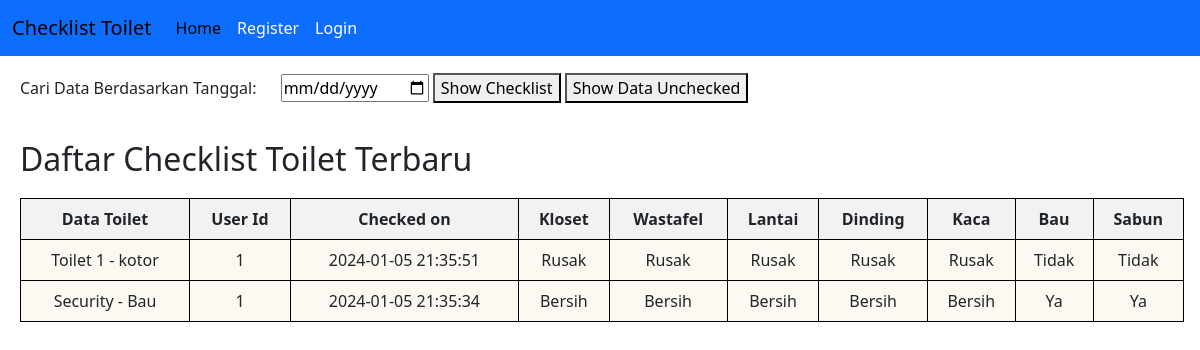
The page / on the database its author committed.
### tables this page shows
CREATE TABLE `checklist` (
  `id` int(11) NOT NULL,
  `tanggal` datetime DEFAULT NULL,
  `toilet_id` int(11) NOT NULL,
  `users_id` int(11) NOT NULL,
  `kloset` tinyint(1) DEFAULT NULL,
  `wastafel` tinyint(1) DEFAULT NULL,
  `lantai` tinyint(1) DEFAULT NULL,
  `dinding` tinyint(1) DEFAULT NULL,
  `kaca` int(1) DEFAULT NULL,
  `bau` int(1) DEFAULT NULL,
  `sabun` int(1) DEFAULT NULL
);

CREATE TABLE `toilet` (
  `id` int(11) NOT NULL,
  `lokasi` varchar(45) DEFAULT NULL,
  `keterangan` varchar(45) DEFAULT NULL
);

### components/datatoilet.php (the view, shortened to what this page needs)
<?php
include("./api/config.php");
$toiletSql = "SELECT * FROM toilet";
$toiletStmt = $db->query($toiletSql);
$toilets = $toiletStmt->fetchAll(PDO::FETCH_ASSOC);
?>
<!DOCTYPE html>
<html lang="en">
<head>
</head>
<body>
    <?php
    if ($_SERVER["REQUEST_METHOD"] == "POST") {
        $selectedDate = $_POST["selected_date"];
        $selectedDate = filter_var($selectedDate, FILTER_SANITIZE_STRING);
        $checklistSql = "SELECT c.*, t.lokasi, u.name as name_users FROM checklist c
                        JOIN toilet t ON c.toilet_id = t.id
                        JOIN users u ON c.users_id = u.id
                        WHERE DATE(c.tanggal) = :selectedDate
                        ORDER BY c.tanggal DESC";
        $checklistStmt = $db->prepare($checklistSql);
        $checklistStmt->bindParam(":selectedDate", $selectedDate);
        $checklistStmt->execute();
        $checklists = $checklistStmt->fetchAll(PDO::FETCH_ASSOC);
        if (!empty($checklists)) {
            echo'<h2>Data Toilet Sudah Dichecklist</h2>';
            echo '<table border="1">';
            echo '<tr>';
            echo '<th>Data Toilet</th>';
            echo '<th>User Id</th>';
            echo '<th>Checked on</th>';
            echo '<th>Kloset</th>';
            echo '<th>Wastafel</th>';
            echo '<th>Lantai</th>';
            echo '<th>Dinding</th>';
            echo '<th>Kaca</th>';
            echo '<th>Bau</th>';
            echo '<th>Sabun</th>';
            echo '</tr>';
            foreach ($checklists as $checklistData) {
                echo '<tr>';
                $filteredToilets = array_filter($toilets, function($toilet) use ($checklistData) {
                    return $toilet['id'] == $checklistData['toilet_id'];
                });
                if (!empty($filteredToilets)) {
                    $toilet = reset($filteredToilets);
                    echo "<td>{$toilet['lokasi']} - {$toilet['keterangan']}</td>";
                } else {
                    echo "No toilet data available.";
                }
                echo "<td>{$checklistData['users_id']}</td>";
                echo "<td> " . (isset($checklistData['tanggal']) ? $checklistData['tanggal'] : 'No date available.') . "</td>";
                $fields = ['kloset', 'wastafel', 'lantai', 'dinding', 'kaca'];
                foreach ($fields as $field) {
                    echo "<td>";
                    switch ($checklistData[$field]) {
                        case 1:
                            echo 'Bersih';
                            break;
                        case 2:
                            echo 'Kotor';
                            break;
                        case 3:
                            echo 'Rusak';
                            break;
                        default:
                            echo 'Unknown Option';
                    }
                    echo "</td>";
                }
                $alat = ['bau', 'sabun'];
                foreach ($alat as $alat){
                    echo "<td>";
                    switch ($checklistData[$alat]) {
                        case 1:
                            echo 'Ya';
                            break;
                        case 2:
                            echo 'Tidak';
                            break;
                        default:
                            echo 'Unknown Option';
                    }
                    echo "</td>";
                }
            }
            echo '</table>';
        }
    } else {
        echo '<form method="post" action="' . htmlspecialchars($_SERVER["PHP_SELF"]) . '">
                <label for="selected_date">Cari Data Berdasarkan Tanggal:</label>
                <input type="date" id="selected_date" name="selected_date">
                <button type="submit">Show Checklist</button>
                <button type="submit" name="show_unchecked">Show Data Unchecked</button>
              </form>';
        $latestChecklistSql = "SELECT c.*, t.lokasi, u.name as name_users FROM checklist c
                               JOIN toilet t ON c.toilet_id = t.id
                               JOIN users u ON c.users_id = u.id
                               WHERE (toilet_id, tanggal) IN (
                                SELECT toilet_id, MAX(tanggal) as max_date
                                FROM checklist
                                GROUP BY toilet_id
                               )
                               ORDER BY c.tanggal DESC";
        $latestChecklistStmt = $db->query($latestChecklistSql);
        $latestChecklists = $latestChecklistStmt->fetchAll(PDO::FETCH_ASSOC);
        if (!empty($latestChecklists)) {
            echo '<h2>Daftar Checklist Toilet Terbaru </h2>';
            echo '<table border="1">';
            echo '<tr>';
            echo '<th>Data Toilet</th>';
            echo '<th>User Id</th>';
            echo '<th>Checked on</th>';
            echo '<th>Kloset</th>';
            echo '<th>Wastafel</th>';
            echo '<th>Lantai</th>';
            echo '<th>Dinding</th>';
            echo '<th>Kaca</th>';
            echo '<th>Bau</th>';
            echo '<th>Sabun</th>';
            echo '</tr>';
            foreach ($latestChecklists as $latestChecklistData) {
                echo '<tr>';
                $toiletInfo = '';
                $filteredToilets = array_filter($toilets, function($toilet) use ($latestChecklistData) {
                    return $toilet['id'] == $latestChecklistData['toilet_id'];
                });
                if (!empty($filteredToilets)) {
                    $toilet = reset($filteredToilets);
                    $toiletInfo = "<li>{$toilet['lokasi']} - {$toilet['keterangan']}</li>";
                } else {
                    $toiletInfo = "No toilet data available.";
                }
                echo "<td>{$toiletInfo}</td>";
                echo "<td>{$latestChecklistData['users_id']}</td>";
                echo "<td>" . (isset($latestChecklistData['tanggal']) ? $latestChecklistData['tanggal'] : 'No date available.') . "</td>";
                $fields = ['kloset', 'wastafel', 'lantai', 'dinding', 'kaca'];
                foreach ($fields as $field) {
                    echo "<td>";
                    switch ($latestChecklistData[$field]) {
                        case 1:
                            echo 'Bersih';
                            break;
                        case 3:
                            echo 'Rusak';
                            break;
                    }
                    echo "</td>";
                }
                $alat = ['bau', 'sabun'];
                foreach ($alat as $alat){
                    echo "<td>";
                    switch ($latestChecklistData[$alat]) {
                        case 1:
                            echo 'Ya';
                            break;
                        case 2:
                            echo 'Tidak';
                            break;
                    }
                    echo "</td>";
                }
                echo '</tr>';
            }
            echo '</table>';
        } else {
            echo "No checklist data available.";
        }
    }
    ?>
</body>
</html>

### index.php (shortened to what this page needs)
<!DOCTYPE html>
<html lang="en">
<link rel="stylesheet" href="./style/index.css">
<head>
</head>
<body>
    <?php include("./components/header.php"); ?>
    <?php include("./components/datatoilet.php"); ?>
</body>
</html>

### components/header.php (shortened to what this page needs)
<!DOCTYPE html>
<html lang="en">
<head>
    <link rel="stylesheet" type="text/css" href="style/index.css">
    <link href="https://cdn.jsdelivr.net/npm/bootstrap@5.3.2/dist/css/bootstrap.min.css" rel="stylesheet"
>
</head>
<body>
    <header>
        <nav class="navbar navbar-expand-lg bg-primary">
            <div class="container-fluid">
                <a class="navbar-brand" href="#">Checklist Toilet</a>
                <div class="collapse navbar-collapse" id="navbarNav">
                    <ul class="navbar-nav">
                        <li class="nav-item">
                            <a class="nav-link active" aria-current="page" href="#">Home</a>
                        </li>
                        <li class="nav-item">
                            <a class="nav-link" href="/pages/auth/register.php">Register</a>
                        </li>
                        <li class="nav-item">
                            <a class="nav-link" href="/pages/auth/login.php">Login</a>
                        </li>
                    </ul>
                </div>
            </div>
        </nav>
    </header>
</body>
</html>

### style/index.css (style rules this page uses)
body { margin: 0; }
.navbar-nav .nav-link { color:white; }

### components/datatoilet.php (style rules this page uses)
h2 { margin: 20px; }
form label { margin: 20px; }
table { border-collapse: collapse; background-color: #FBF9F1; width: 97%; margin: 10px 20px; overflow-x: auto; }
th, td { border: 1px solid black; padding: 8px; text-align: center; }
th { background-color: #f2f2f2; }
li { list-style-type: none; }

### rows shown on the page
checklist: toilet.lokasi "Toilet 1", toilet.keterangan "kotor", users "1", tanggal "2024-01-05 21:35:51", kloset "Rusak", wastafel "Rusak", lantai "Rusak", dinding "Rusak", kaca "Rusak", bau "Tidak", sabun "Tidak"
checklist: toilet.lokasi "Security", toilet.keterangan "Bau", users "1", tanggal "2024-01-05 21:35:34", kloset "Bersih", wastafel "Bersih", lantai "Bersih", dinding "Bersih", kaca "Bersih", bau "Ya", sabun "Ya"
